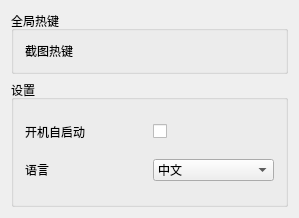
<?xml version="1.0" encoding="UTF-8"?>
<ui version="4.0">
 <class>ScreenShotTool</class>
 <widget class="QWidget" name="ScreenShotTool">
  <property name="geometry">
   <rect>
    <x>0</x>
    <y>0</y>
    <width>299</width>
    <height>218</height>
   </rect>
  </property>
  <property name="windowTitle">
   <string>ScreenShotTool</string>
  </property>
  <layout class="QVBoxLayout" name="verticalLayout" stretch="0,1">
   <item>
    <widget class="QGroupBox" name="groupBox">
     <property name="title">
      <string>全局热键</string>
     </property>
     <layout class="QGridLayout" name="gridLayout">
      <item row="0" column="0">
       <widget class="QLabel" name="label">
        <property name="text">
         <string>截图热键</string>
        </property>
       </widget>
      </item>
     </layout>
    </widget>
   </item>
   <item>
    <widget class="QGroupBox" name="groupBox_2">
     <property name="title">
      <string>设置</string>
     </property>
     <layout class="QGridLayout" name="gridLayout_2">
      <item row="0" column="0">
       <widget class="QLabel" name="label_2">
        <property name="text">
         <string>开机自启动</string>
        </property>
       </widget>
      </item>
      <item row="0" column="1">
       <widget class="QCheckBox" name="checkBox">
        <property name="enabled">
         <bool>true</bool>
        </property>
        <property name="text">
         <string/>
        </property>
        <property name="checked">
         <bool>false</bool>
        </property>
       </widget>
      </item>
      <item row="1" column="0">
       <widget class="QLabel" name="label_3">
        <property name="text">
         <string>语言</string>
        </property>
       </widget>
      </item>
      <item row="1" column="1">
       <widget class="QComboBox" name="comboBox">
        <property name="currentText">
         <string>中文</string>
        </property>
        <item>
         <property name="text">
          <string notr="true">中文</string>
         </property>
        </item>
        <item>
         <property name="text">
          <string notr="true">中文</string>
         </property>
        </item>
       </widget>
      </item>
     </layout>
    </widget>
   </item>
  </layout>
 </widget>
 <layoutdefault spacing="6" margin="11"/>
 <resources/>
 <connections/>
</ui>
